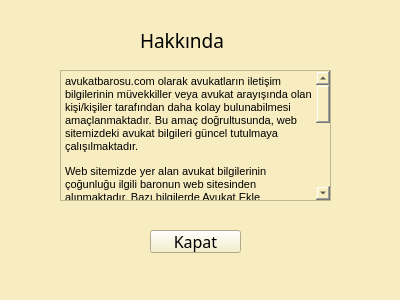
<?xml version="1.0" encoding="UTF-8"?>
<ui version="4.0">
 <class>Form</class>
 <widget class="QWidget" name="Form">
  <property name="geometry">
   <rect>
    <x>0</x>
    <y>0</y>
    <width>400</width>
    <height>300</height>
   </rect>
  </property>
  <property name="windowTitle">
   <string>Form</string>
  </property>
  <property name="styleSheet">
   <string notr="true">background-color:#F7EDC0;
color:black</string>
  </property>
  <widget class="QPushButton" name="kapat">
   <property name="geometry">
    <rect>
     <x>150</x>
     <y>230</y>
     <width>91</width>
     <height>23</height>
    </rect>
   </property>
   <property name="font">
    <font>
     <family>MS Gothic</family>
     <pointsize>12</pointsize>
    </font>
   </property>
   <property name="text">
    <string>Kapat</string>
   </property>
  </widget>
  <widget class="QLabel" name="label_6">
   <property name="geometry">
    <rect>
     <x>140</x>
     <y>30</y>
     <width>121</width>
     <height>21</height>
    </rect>
   </property>
   <property name="font">
    <font>
     <family>MS Gothic</family>
     <pointsize>14</pointsize>
    </font>
   </property>
   <property name="text">
    <string>Hakkında</string>
   </property>
  </widget>
  <widget class="QTextEdit" name="textEdit">
   <property name="geometry">
    <rect>
     <x>60</x>
     <y>70</y>
     <width>271</width>
     <height>131</height>
    </rect>
   </property>
   <property name="readOnly">
    <bool>true</bool>
   </property>
   <property name="html">
    <string>&lt;!DOCTYPE HTML PUBLIC &quot;-//W3C//DTD HTML 4.0//EN&quot; &quot;http://www.w3.org/TR/REC-html40/strict.dtd&quot;&gt;
&lt;html&gt;&lt;head&gt;&lt;meta name=&quot;qrichtext&quot; content=&quot;1&quot; /&gt;&lt;style type=&quot;text/css&quot;&gt;
p, li { white-space: pre-wrap; }
&lt;/style&gt;&lt;/head&gt;&lt;body style=&quot; font-family:'MS Shell Dlg 2'; font-size:8.25pt; font-weight:400; font-style:normal;&quot;&gt;
&lt;p style=&quot; margin-top:12px; margin-bottom:12px; margin-left:0px; margin-right:0px; -qt-block-indent:0; text-indent:0px;&quot;&gt;&lt;span style=&quot; font-size:8pt;&quot;&gt;avukatbarosu.com olarak avukatların iletişim bilgilerinin müvekkiller veya avukat arayışında olan kişi/kişiler tarafından daha kolay bulunabilmesi amaçlanmaktadır. Bu amaç doğrultusunda, web sitemizdeki avukat bilgileri güncel tutulmaya çalışılmaktadır.&lt;/span&gt;&lt;span style=&quot; font-family:'Open-Sance,sans-serif'; font-size:8pt; color:#333333; background-color:transparent;&quot;&gt; &lt;/span&gt;&lt;/p&gt;
&lt;p style=&quot; margin-top:12px; margin-bottom:12px; margin-left:0px; margin-right:0px; -qt-block-indent:0; text-indent:0px;&quot;&gt;&lt;span style=&quot; font-size:8pt;&quot;&gt;Web sitemizde yer alan avukat bilgilerinin çoğunluğu ilgili baronun web sitesinden alınmaktadır. Bazı bilgilerde Avukat Ekle sayfamızdan avukatlarımızın kendi bilgileri eklemesiyle oluşmaktadır.&lt;/span&gt;&lt;span style=&quot; font-family:'Open-Sance,sans-serif'; font-size:8pt; color:#333333; background-color:transparent;&quot;&gt; &lt;/span&gt;&lt;/p&gt;
&lt;p style=&quot; margin-top:12px; margin-bottom:12px; margin-left:0px; margin-right:0px; -qt-block-indent:0; text-indent:0px;&quot;&gt;&lt;span style=&quot; font-size:8pt;&quot;&gt;İlgili avukat sayfasındaki avukat isminin yanında bulunan işareti, avukatın bilgilerinin kendisinin eklediğini ve izni dahilinde yayınlanmakta olduğunu belirtir.&lt;/span&gt;&lt;span style=&quot; font-family:'Open-Sance,sans-serif'; font-size:8pt; color:#333333; background-color:transparent;&quot;&gt; &lt;/span&gt;&lt;/p&gt;
&lt;p style=&quot; margin-top:12px; margin-bottom:12px; margin-left:0px; margin-right:0px; -qt-block-indent:0; text-indent:0px;&quot;&gt;&lt;span style=&quot; font-size:8pt;&quot;&gt;Yanlış ya da hatalı bilgiler için, ilgili avukat sayfasındaki &amp;quot;Avukat Düzelt&amp;quot; butonunu kullanarak düzeltme yapabilir yada &amp;quot;Sorun Bildir&amp;quot; butonu ile sorun bildiriminde bulunabilirsiniz.&lt;/span&gt;&lt;span style=&quot; font-family:'Open-Sance,sans-serif'; font-size:8pt; color:#333333; background-color:transparent;&quot;&gt; &lt;/span&gt;&lt;/p&gt;
&lt;p style=&quot; margin-top:12px; margin-bottom:12px; margin-left:0px; margin-right:0px; -qt-block-indent:0; text-indent:0px;&quot;&gt;&lt;span style=&quot; font-size:8pt;&quot;&gt;Bilgilerinizin web sitemizde yer almasını istemiyorsanız, iletişim bölümünden bizlerle iletişim kurabilirsiniz.&lt;/span&gt;&lt;/p&gt;&lt;/body&gt;&lt;/html&gt;</string>
   </property>
  </widget>
 </widget>
 <resources/>
 <connections/>
</ui>
